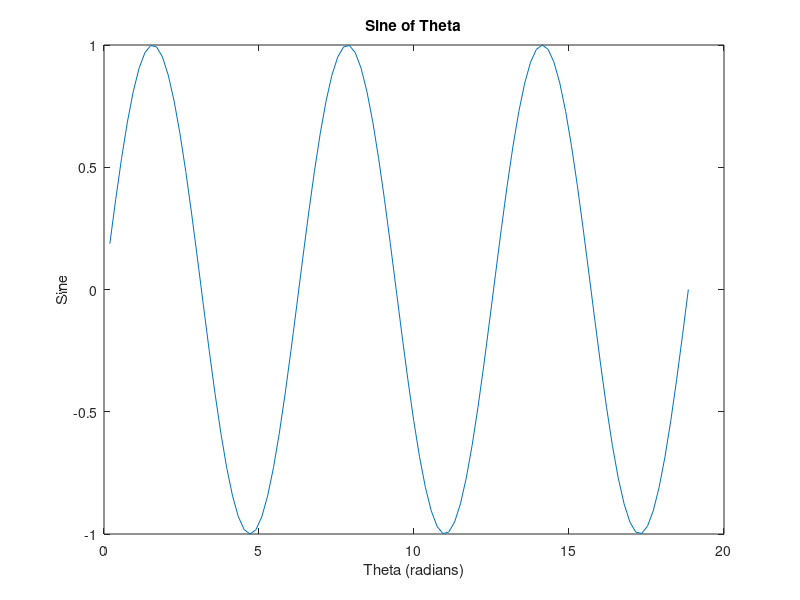
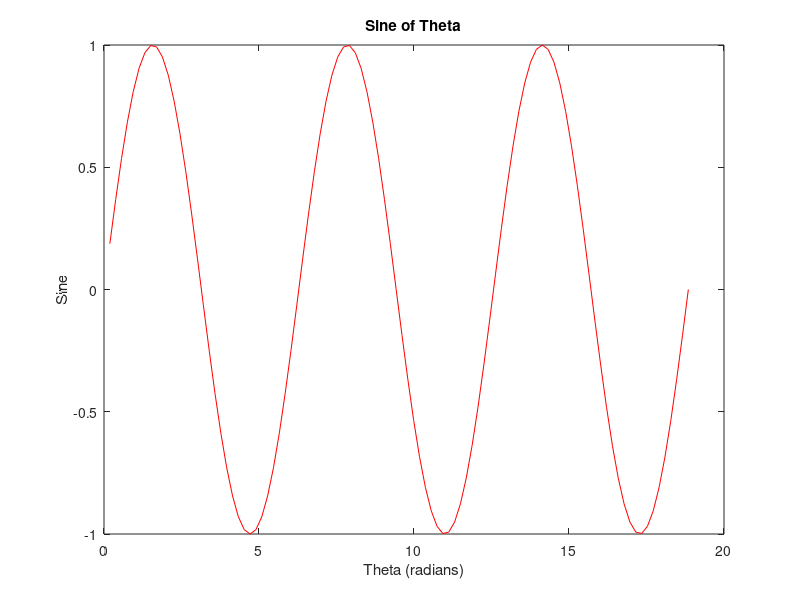
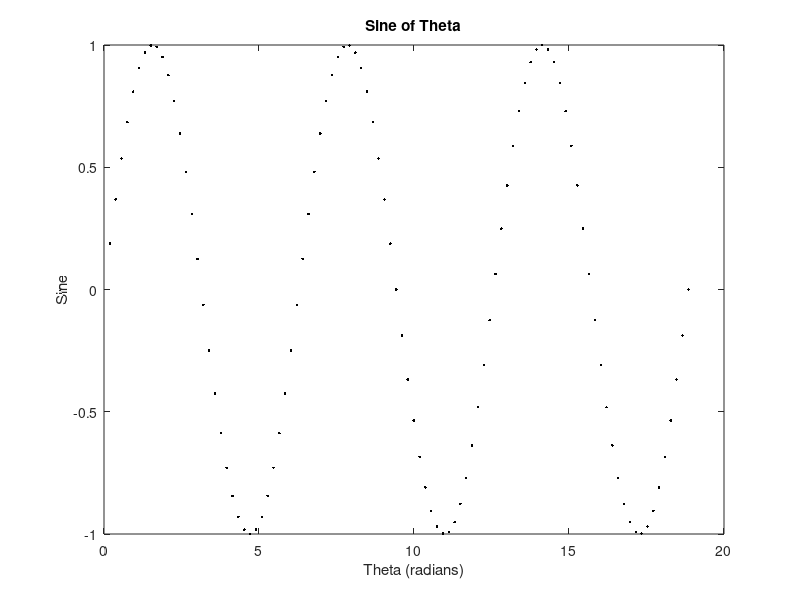

These figures' MATLAB source, in order:
%clearing the workspace
clc; clear; close all;

x = 1:1:100; %create a vector to manipulate

theta = x *6*pi/100; %scale the vector the x axis variable I want to use
sine = sin( theta ); %perform the function on the variable

%plot the variable in a 2D plot
plot( theta , sine ) %plots X vs Y with standard formating
xlabel('Theta (radians)'); ylabel('Sine'); %Labeling the Axis
title('Sine of Theta'); %adds a title to the graph

figure
plot( theta , sine ,'r') %plots X vs Y with standard formating
xlabel('Theta (radians)'); ylabel('Sine'); %Labeling the Axis
title('Sine of Theta'); %adds a title to the graph

figure
plot( theta , sine ,'k.') %plots X vs Y with standard formating
xlabel('Theta (radians)'); ylabel('Sine'); %Labeling the Axis
title('Sine of Theta'); %adds a title to the graph